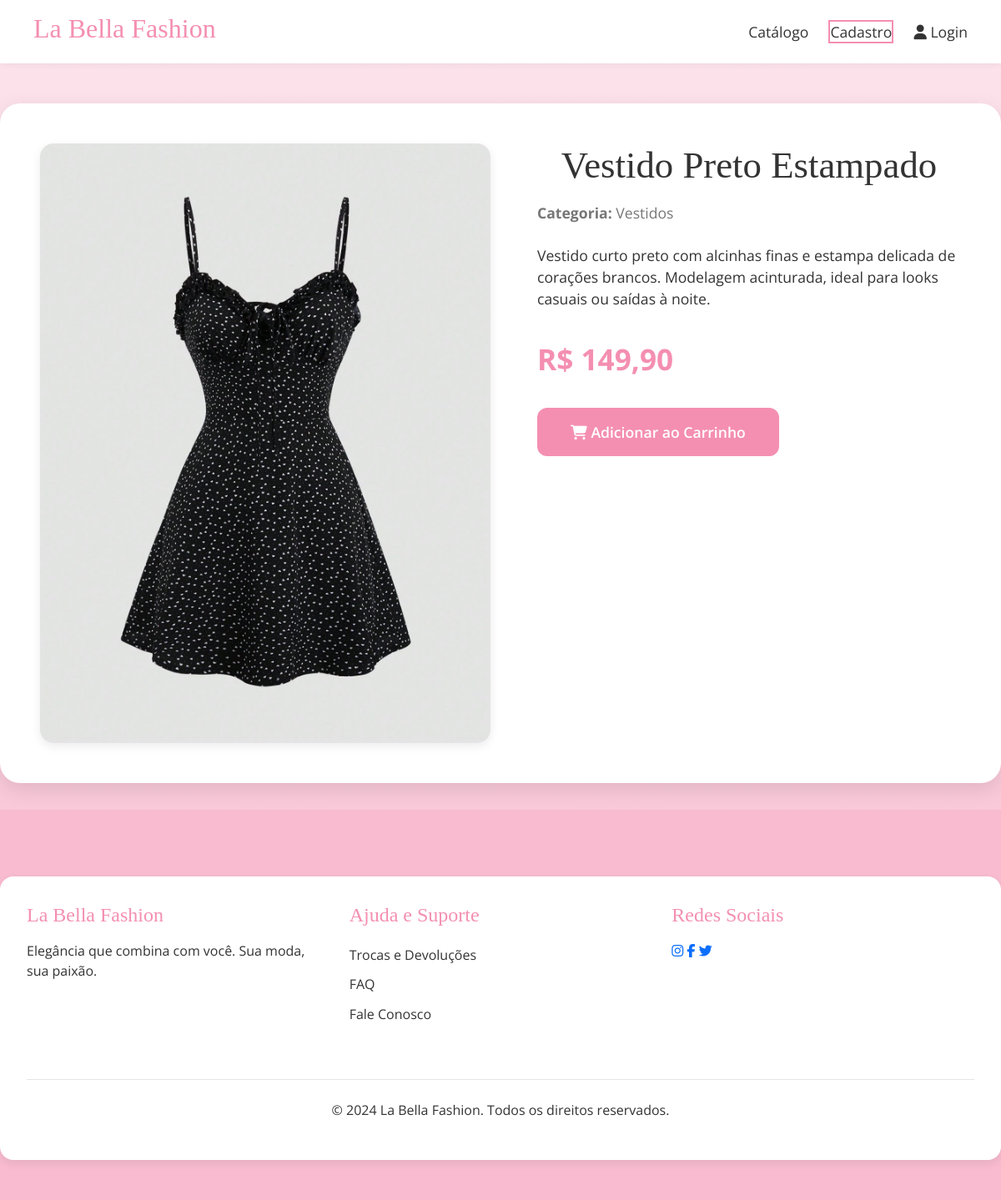
The app's page /produtos/produto/4/ with its own data.
### produtos/models.py (models this page shows, shortened)
class Produto(models.Model):
    nome = models.CharField(max_length=100)
    descricao = models.TextField()
    preco = models.DecimalField(max_digits=8, decimal_places=2)
    imagem = models.ImageField(upload_to='produtos/')
    categoria = models.CharField(max_length=50)

### produtos/views.py (the view)
# urls.py: path('produto/<int:produto_id>/', views.detalhes, name='detalhes_produto'),
def detalhes(request, produto_id):
    produto = get_object_or_404(Produto, id=produto_id)
    return render(request, 'detalhes.html', {'produto': produto})

### produtos/templates/detalhes.html
{% extends 'base.html' %}
{% block content %}
<div class="container product-details-container mt-5">
  <div class="row">
    <div class="col-md-6">
      <div class="product-image-gallery">
        {% if produto.imagem %}
          <img src="{{ produto.imagem.url }}" class="product-image-detail" alt="{{ produto.nome }}">
        {% endif %}
      </div>
    </div>
    <div class="col-md-6">
      <div class="product-details-content">
        <h2 class="product-title">{{ produto.nome }}</h2>
        <p class="product-category"><strong>Categoria:</strong> {{ produto.categoria }}</p>
        <p class="product-description">{{ produto.descricao }}</p>
        <p class="product-price-detail">R$ {{ produto.preco|floatformat:2 }}</p>
        <button hx-post="{% url 'pedido:adicionar_ao_carrinho' produto.id %}"
                hx-trigger="click"
                hx-swap="innerHTML"
                hx-target="#toast-container"
                class="btn btn-primary btn-add-to-cart">
          <i class="fas fa-shopping-cart"></i> Adicionar ao Carrinho
        </button>
      </div>
    </div>
  </div>
</div>
{% endblock %}

### static/style.css (style rules this page uses)
:root { --rosa-principal: #f48fb1; --rosa-claro: #fce4ec; --rosa-medio: #f8bbd0; --texto-escuro: #333; --branco: #fff; }
* { margin: 0; padding: 0; box-sizing: border-box; }
body { font-family: 'Open Sans', sans-serif; color: var(--texto-escuro); background: linear-gradient(to bottom, var(--rosa-claro), var(--rosa-medio)); min-height: 100vh; }
.btn-primary { background: var(--rosa-principal); color: var(--branco); padding: 1rem 2rem; border-radius: 50px; text-decoration: none; font-weight: 600; transition: background 0.3s; }
.container { max-width: 1200px; margin: 2rem auto; padding: 2rem; background: var(--branco); border-radius: 16px; box-shadow: 0 4px 12px rgba(0,0,0,0.08); }
h1, h2 { font-family: 'Playfair Display', serif; font-weight: 500; }
h2 { font-size: 2.5rem; margin-bottom: 2rem; color: var(--texto-escuro); text-align: center; }
button, .btn { background: var(--rosa-principal); color: var(--branco); border: none; padding: 0.8rem 1.5rem; border-radius: 12px; font-size: 1rem; cursor: pointer; transition: 0.3s; text-decoration: none; display: inline-block; text-align: center; width: 100%; }
.product-image-detail { border-radius: 16px; box-shadow: 0 4px 12px rgba(0,0,0,0.08); max-width: 100%; }
.product-details-container { padding: 3rem; background: #fff; border-radius: 24px; box-shadow: 0 8px 24px rgba(0,0,0,0.1); }
.product-image-gallery { text-align: center; }
.product-details-content { text-align: left; padding-left: 2rem; }
.product-title { font-size: 2.8rem; margin-bottom: 1rem; }
.product-category { font-size: 1.1rem; color: #777; margin-bottom: 1.5rem; }
.product-description { font-size: 1.1rem; margin-bottom: 2rem; }
.product-price-detail { font-size: 2.2rem; font-weight: bold; color: var(--rosa-principal); margin-bottom: 2rem; }
.btn-add-to-cart { width: auto; padding: 1rem 2.5rem; font-size: 1.1rem; }

### records on screen
Produto: imagem (picture), nome "Vestido Preto Estampado", categoria "Vestidos", descricao "Vestido curto preto com alcinhas finas e estampa delicada de corações brancos. Modelagem acinturada, ideal para looks casuais ou saídas à noite.", preco "149,90"
